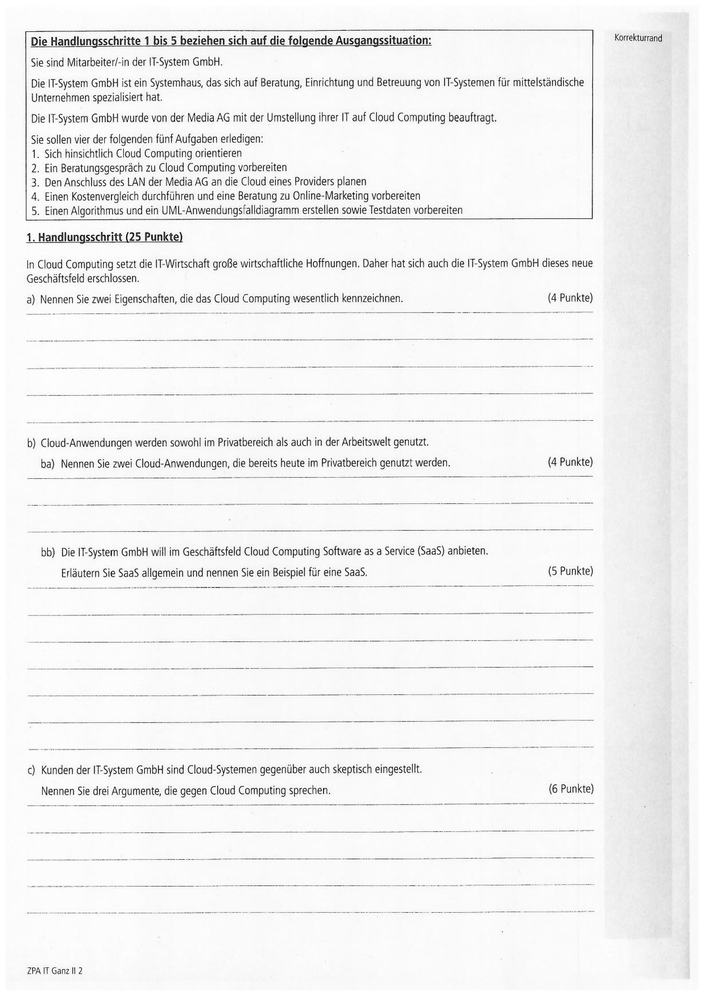
#> input picture scripts/temp/file-1.png, 706 x 999 px, shrunk from 2480 x 3509 before the run
$ python 'cv test.py'
#> lines starting #> are read from the running program, lines starting #| are printed output that depends on the picture; after the words box and inside, x2 and y2 are one past the last pixel; in counts of white or black regions, pixels touching at a corner belong together
import cv2

# Process the image
img = cv2.imread(f"temp/file-1.png")
#> img is the input picture: shape (999, 706, 3); min 0, max 255, mean 240.9

gray = cv2.cvtColor(img, cv2.COLOR_BGR2GRAY)
cv2.imwrite("test images/gray.png", gray)

blur = cv2.GaussianBlur(gray, (9, 9), 10)
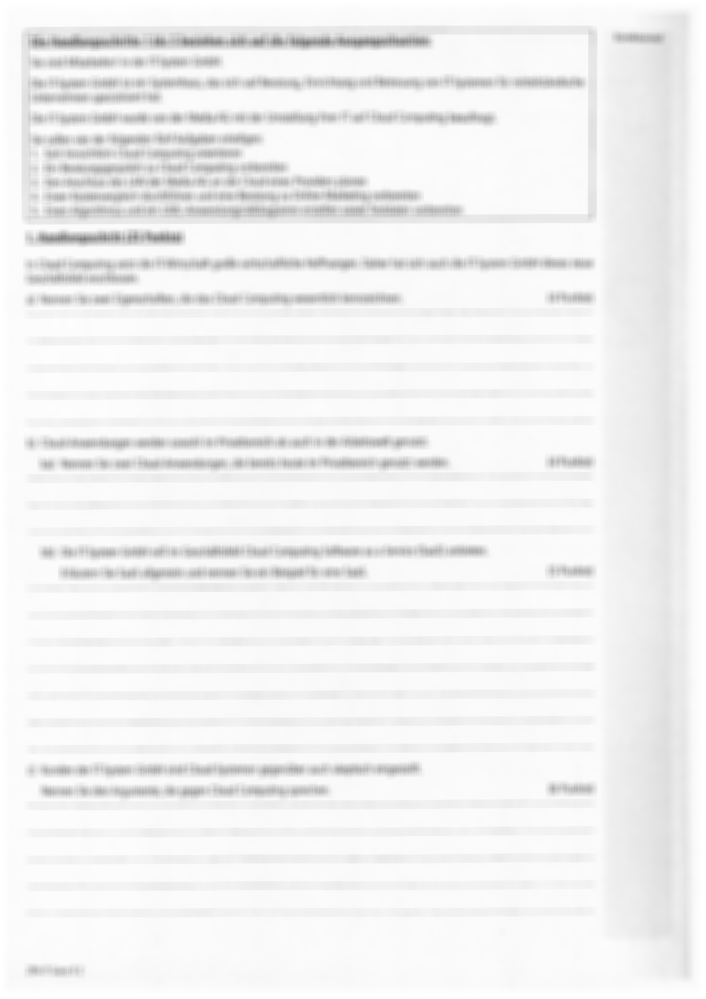
#> blur: shape (999, 706); min 125, max 255, mean 240.9
cv2.imwrite("test images/blur.png", blur)
thresh = cv2.threshold(blur, 0, 255, cv2.THRESH_BINARY_INV + cv2.THRESH_OTSU)[1]
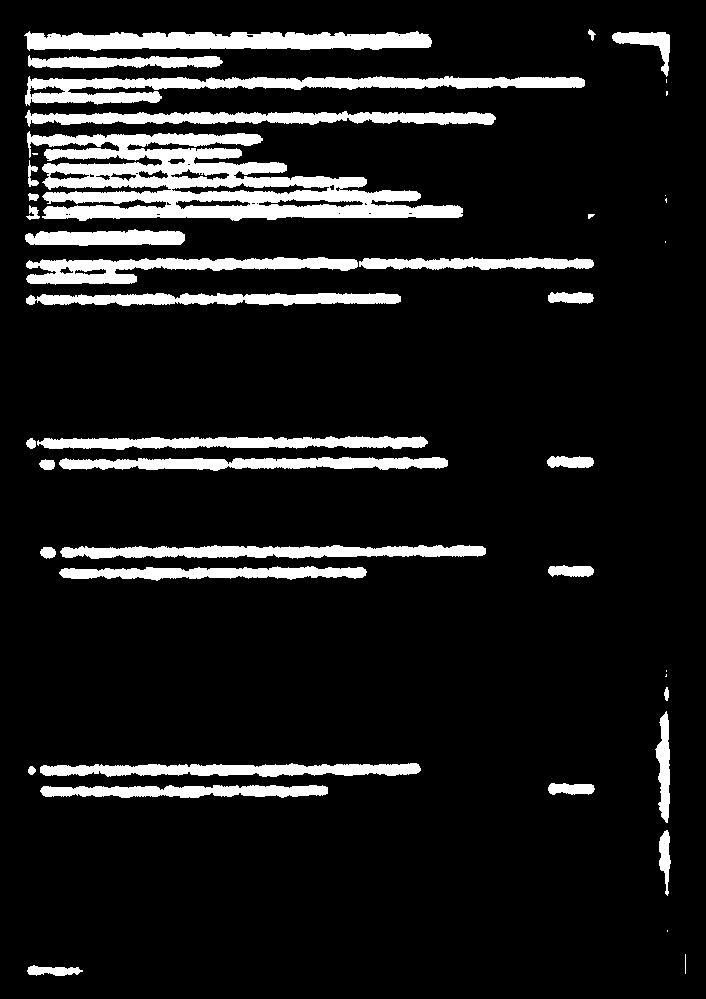
#> thresh: shape (999, 706); 11% white; 43 white regions (9 under 20 px), largest, box (x1, y1, x2, y2) and area: (27, 131, 463, 221) 19134, (25, 76, 585, 106) 6774, (24, 31, 432, 51) 6194
cv2.imwrite("test images/thresh.png", thresh)
kernel = cv2.getStructuringElement(cv2.MORPH_RECT, (9, 3))
cv2.imwrite("test images/kernel.png", kernel)
dilate = cv2.dilate(thresh, kernel, iterations=1)
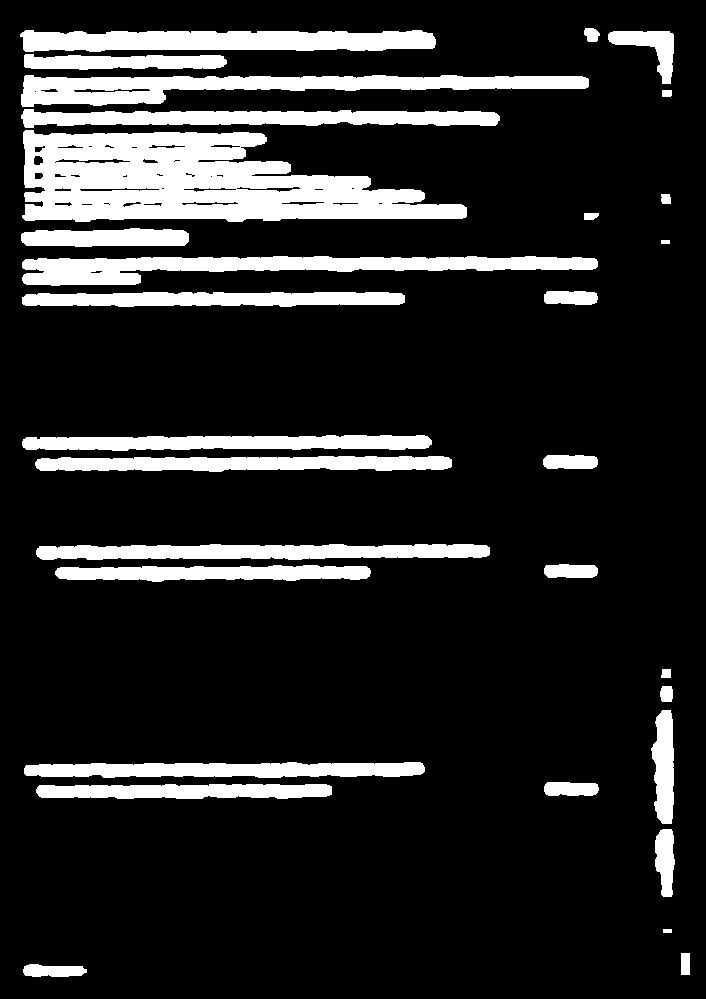
#> dilate: shape (999, 706); 15.2% white; 31 white regions
cv2.imwrite("test images/dilate.png", dilate)
cnts = cv2.findContours(dilate, cv2.RETR_EXTERNAL, cv2.CHAIN_APPROX_SIMPLE)
#> cnts = 31 contours; largest, box (x1, y1, x2, y2) and area: (22, 130, 467, 222) 26690, (21, 75, 589, 107) 8796, (22, 256, 598, 286) 8358, (20, 30, 436, 52) 7180, (21, 109, 500, 128) 5856
cnts = cnts[0] if len(cnts) == 2 else cnts[1]

# Create the ROI image for Pytesseract to process
for c in cnts:
    x, y, w, h = cv2.boundingRect(c)
    if h > 200 and w > 20:
        roi = img[y:y+h, x:x+w]

        # Save the ROI as an image
        cv2.imwrite("test images/roi.png", roi)
#> this loop made 31 passes
#> (x, y, w, h) on passes 1, 4, 5, 6, 7, 8, 9, 10: (23, 964, 64, 13), (655, 829, 20, 68), (36, 784, 296, 15), (544, 782, 55, 14), (24, 762, 401, 16), (651, 710, 23, 114), (660, 686, 13, 16), (661, 669, 10, 9)

$ run again, with scripts/temp/file-0.png copied over scripts/temp/file-1.png
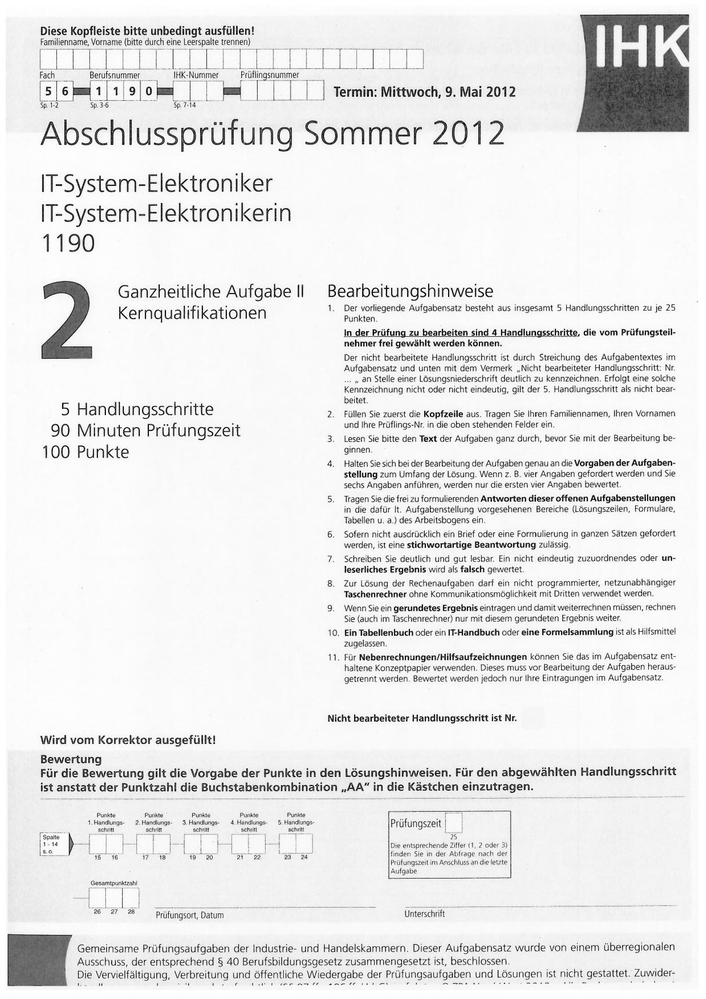
#> input picture scripts/temp/file-0.png, 706 x 999 px, shrunk from 2480 x 3509 before the run
#> img is the input picture: shape (999, 706, 3); min 0, max 255, mean 231.5
#> `thresh = cv2.threshold(blur, 0, 255, cv2.THRESH_BINARY_INV + cv2.THRES..`:
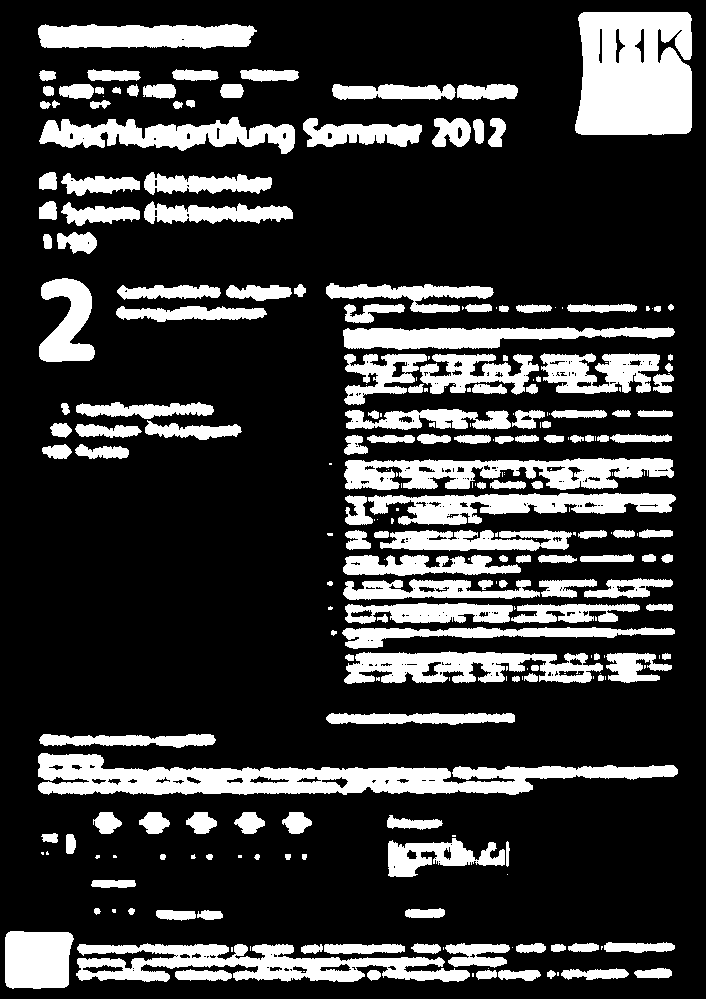
#> thresh: shape (999, 706); 21.8% white; 256 white regions (91 under 20 px), largest, box (x1, y1, x2, y2) and area: (38, 753, 678, 795) 13730, (575, 12, 692, 135) 13011, (76, 943, 470, 982) 8053
#> `dilate = cv2.dilate(thresh, kernel, iterations=1)`:
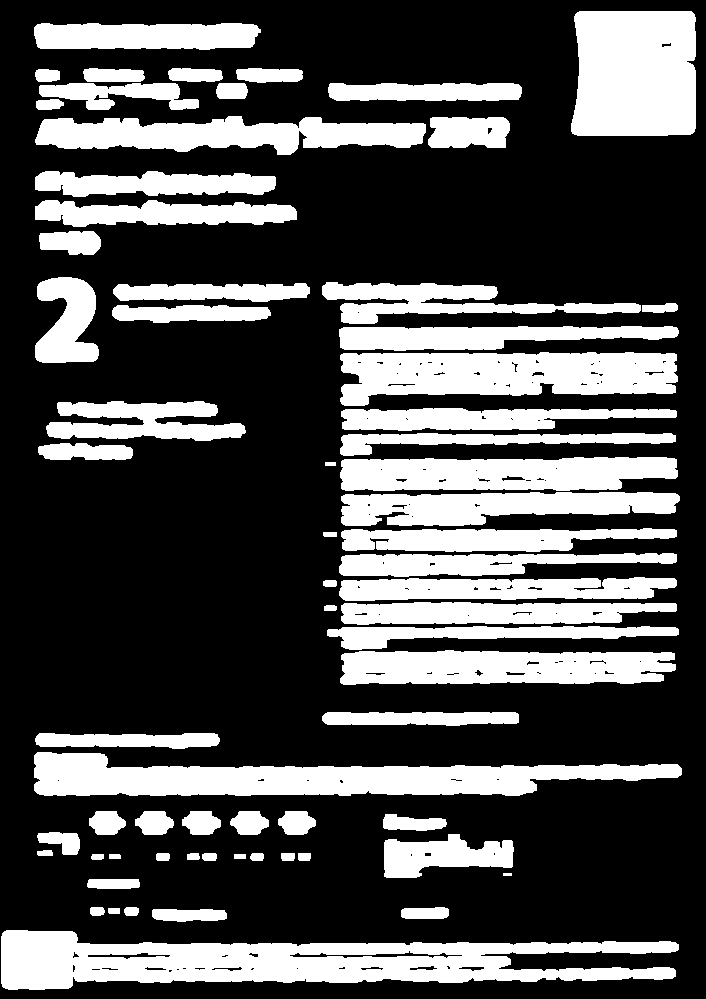
#> dilate: shape (999, 706); 30.7% white; 67 white regions
#> cnts = 67 contours, 1 with area under 20; largest, box (x1, y1, x2, y2) and area: (1, 930, 679, 990) 23707, (34, 752, 682, 796) 16596, (571, 11, 696, 136) 14643, (340, 352, 678, 406) 13400, (340, 650, 676, 685) 9868
#> the loop `for c in cnts:` made 67 passes
#> (x, y, w, h) on passes 1, 2, 3, 4, 5, 6, 7, 10: (1, 930, 678, 60), (152, 909, 75, 13), (108, 908, 12, 6), (401, 907, 48, 12), (124, 907, 15, 9), (90, 907, 15, 9), (87, 879, 53, 10), (109, 854, 12, 5)

$ run again, with scripts/temp/file-10.png copied over scripts/temp/file-1.png
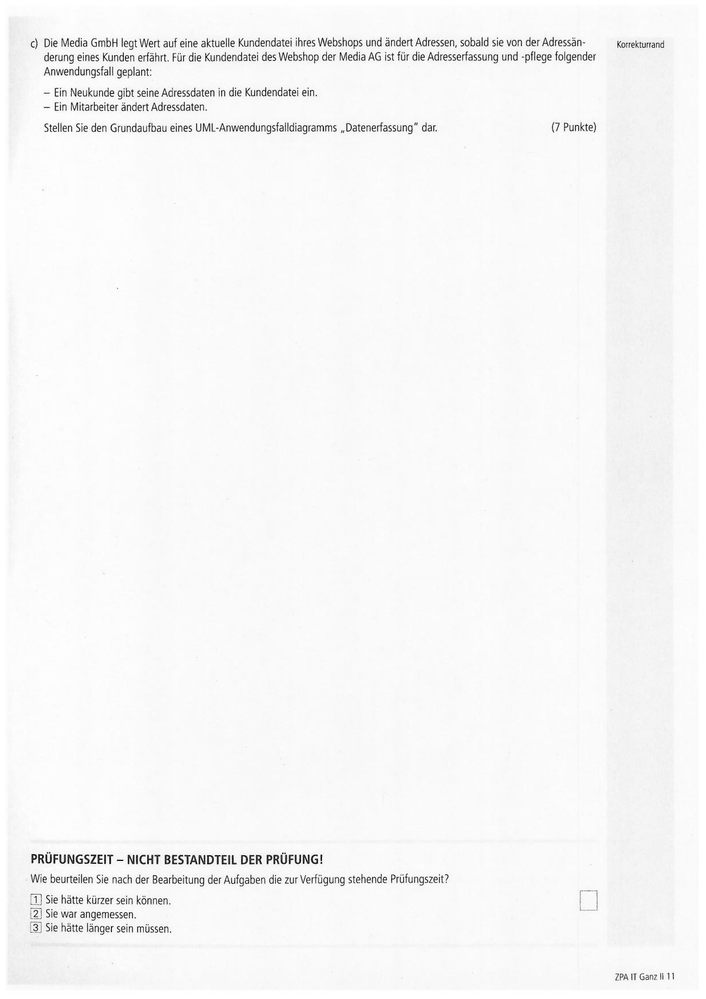
#> input picture scripts/temp/file-10.png, 706 x 999 px, shrunk from 2480 x 3509 before the run
#> img is the input picture: shape (999, 706, 3); min 0, max 255, mean 246.6
#> `thresh = cv2.threshold(blur, 0, 255, cv2.THRESH_BINARY_INV + cv2.THRES..`:
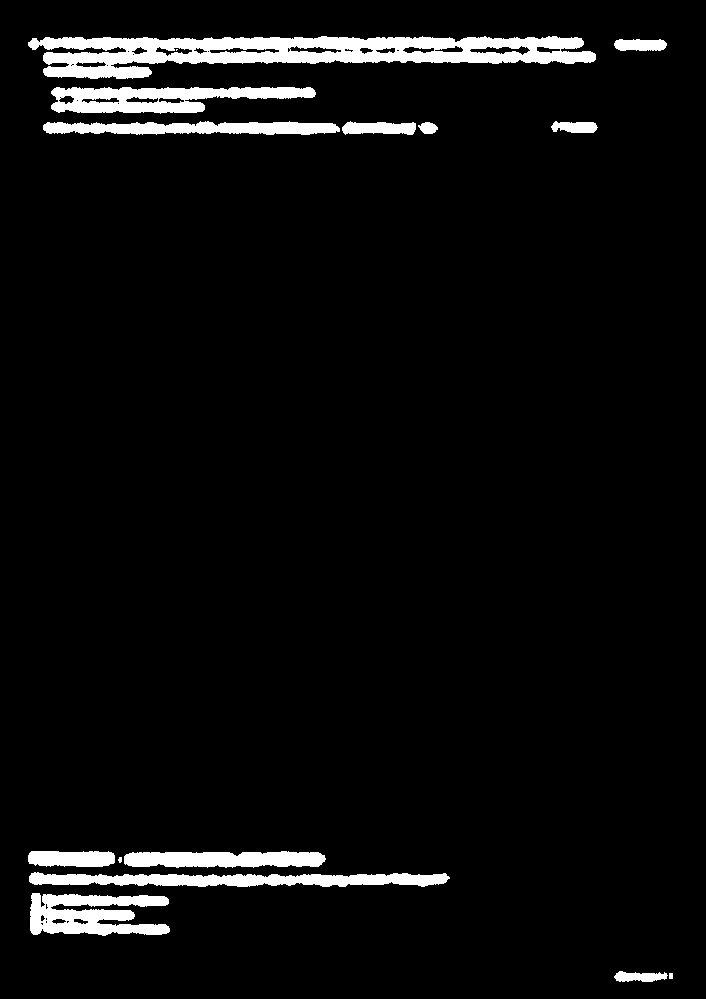
#> thresh: shape (999, 706); 5% white; 15 white regions (2 under 20 px), largest, box (x1, y1, x2, y2) and area: (28, 36, 596, 79) 13254, (51, 87, 316, 114) 4398, (29, 872, 450, 887) 4324
#> `dilate = cv2.dilate(thresh, kernel, iterations=1)`:
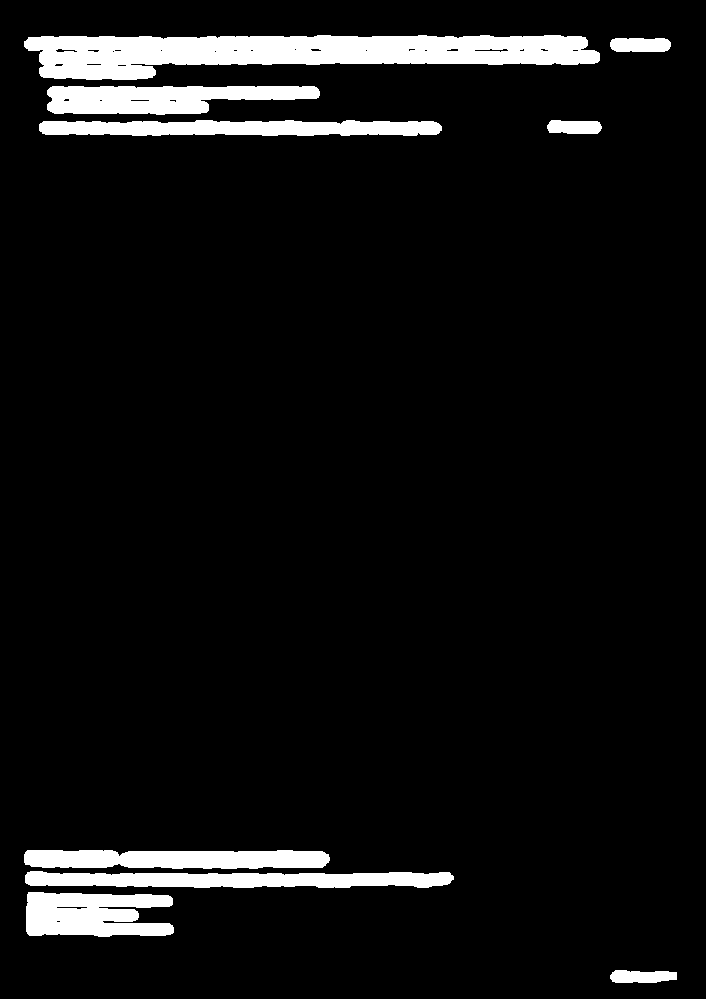
#> dilate: shape (999, 706); 6.6% white; 9 white regions
#> cnts = 9 contours; largest, box (x1, y1, x2, y2) and area: (24, 35, 600, 80) 16723, (47, 86, 320, 115) 5546, (25, 871, 454, 888) 5322, (26, 892, 174, 937) 5133, (39, 120, 442, 136) 5044
#> the loop `for c in cnts:` made 9 passes
#> (x, y, w, h) on passes 1 to 8: (610, 970, 67, 13), (26, 892, 148, 45), (25, 871, 429, 17), (24, 850, 306, 19), (547, 120, 55, 14), (39, 120, 403, 16), (47, 86, 273, 29), (610, 38, 61, 14)

$ run again, with scripts/temp/file-2.png copied over scripts/temp/file-1.png
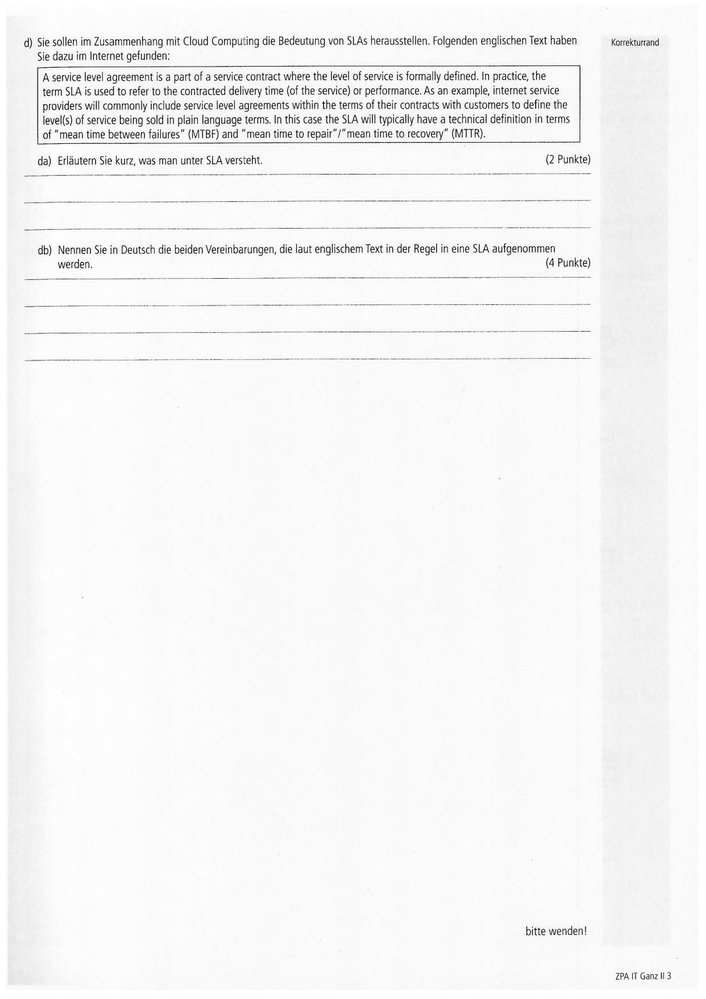
#> input picture scripts/temp/file-2.png, 706 x 999 px, shrunk from 2480 x 3509 before the run
#> img is the input picture: shape (999, 706, 3); min 2, max 255, mean 245.2
#> `thresh = cv2.threshold(blur, 0, 255, cv2.THRESH_BINARY_INV + cv2.THRES..`:
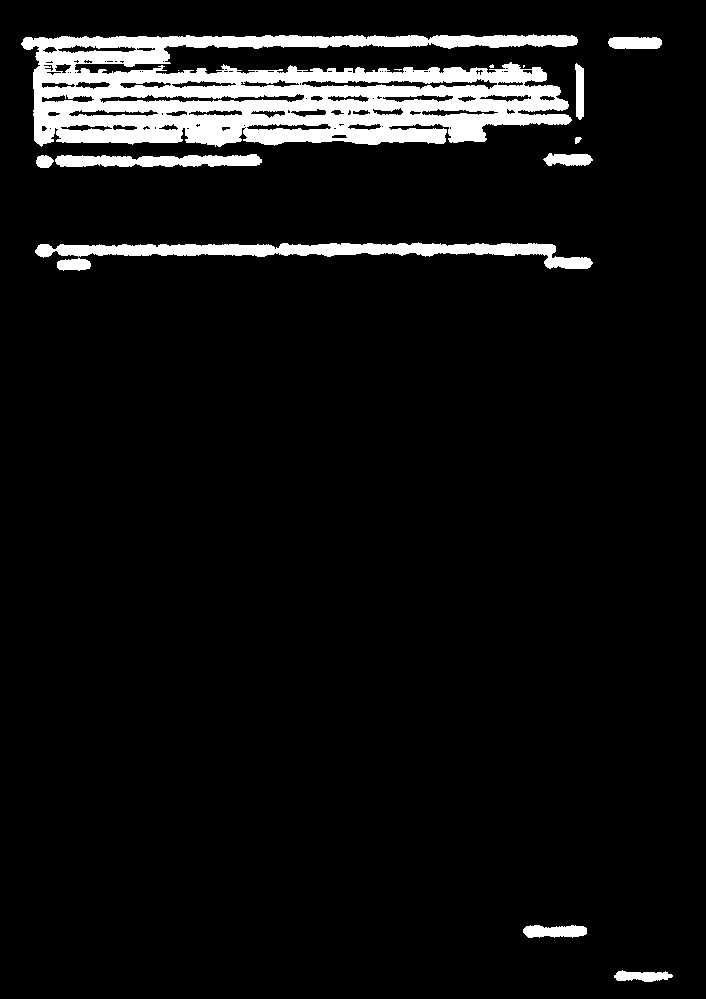
#> thresh: shape (999, 706); 7.1% white; 15 white regions (4 under 20 px), largest, box (x1, y1, x2, y2) and area: (21, 34, 578, 147) 38721, (35, 242, 593, 269) 5969, (55, 154, 262, 167) 2053
#> `dilate = cv2.dilate(thresh, kernel, iterations=1)`:
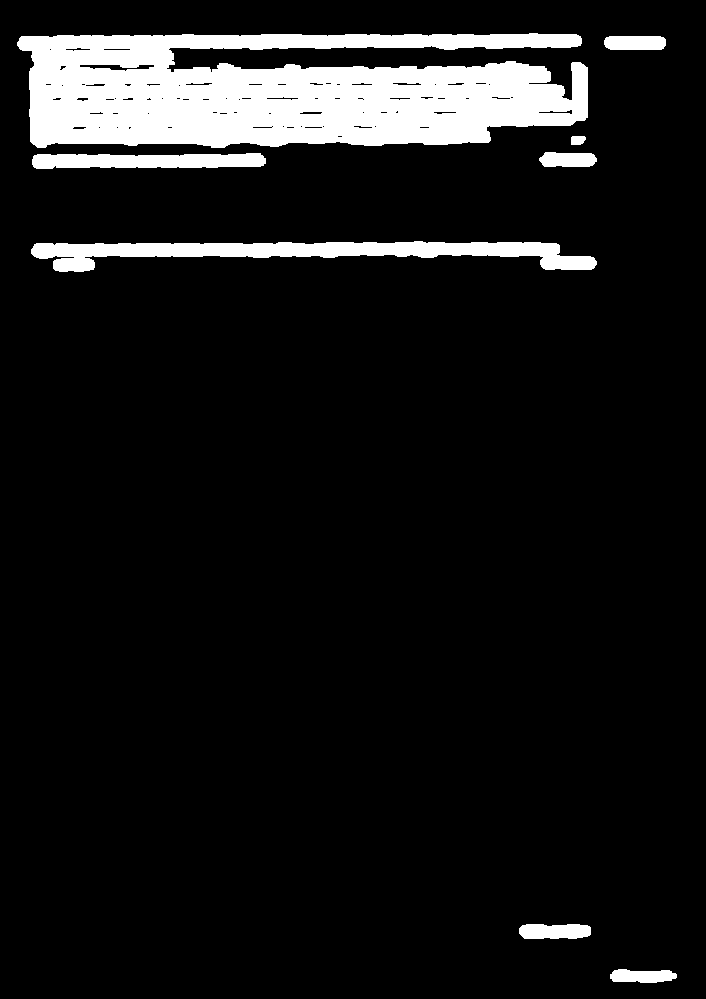
#> dilate: shape (999, 706); 9.3% white; 8 white regions
#> cnts = 8 contours; box (x1, y1, x2, y2) and area: (17, 33, 588, 148) 50175, (31, 241, 597, 272) 7922, (32, 153, 266, 169) 2850, (519, 924, 591, 939) 890, (604, 36, 666, 50) 760, (539, 152, 597, 167) 688, (610, 969, 677, 983) 664, (571, 136, 586, 145) 100
#> the loop `for c in cnts:` made 8 passes
#> (x, y, w, h) on passes 1 to 8: (610, 969, 67, 14), (519, 924, 72, 15), (31, 241, 566, 31), (32, 153, 234, 16), (539, 152, 58, 15), (571, 136, 15, 9), (604, 36, 62, 14), (17, 33, 571, 115)
